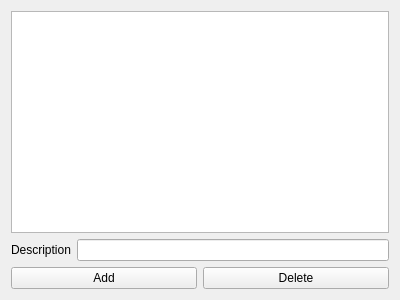
<?xml version="1.0" encoding="UTF-8"?>
<ui version="4.0">
 <class>Tester</class>
 <widget class="QWidget" name="Tester">
  <property name="geometry">
   <rect>
    <x>0</x>
    <y>0</y>
    <width>400</width>
    <height>300</height>
   </rect>
  </property>
  <property name="windowTitle">
   <string>Tester</string>
  </property>
  <layout class="QVBoxLayout" name="verticalLayout">
   <item>
    <widget class="QListWidget" name="issueList"/>
   </item>
   <item>
    <layout class="QFormLayout" name="formLayout">
     <item row="0" column="0">
      <widget class="QLabel" name="label">
       <property name="text">
        <string>Description</string>
       </property>
      </widget>
     </item>
     <item row="0" column="1">
      <widget class="QLineEdit" name="descriptionEdit"/>
     </item>
    </layout>
   </item>
   <item>
    <layout class="QHBoxLayout" name="horizontalLayout">
     <item>
      <widget class="QPushButton" name="addButton">
       <property name="text">
        <string>Add</string>
       </property>
      </widget>
     </item>
     <item>
      <widget class="QPushButton" name="deleteButton">
       <property name="text">
        <string>Delete</string>
       </property>
      </widget>
     </item>
    </layout>
   </item>
  </layout>
 </widget>
 <layoutdefault spacing="6" margin="11"/>
 <resources/>
 <connections/>
</ui>
